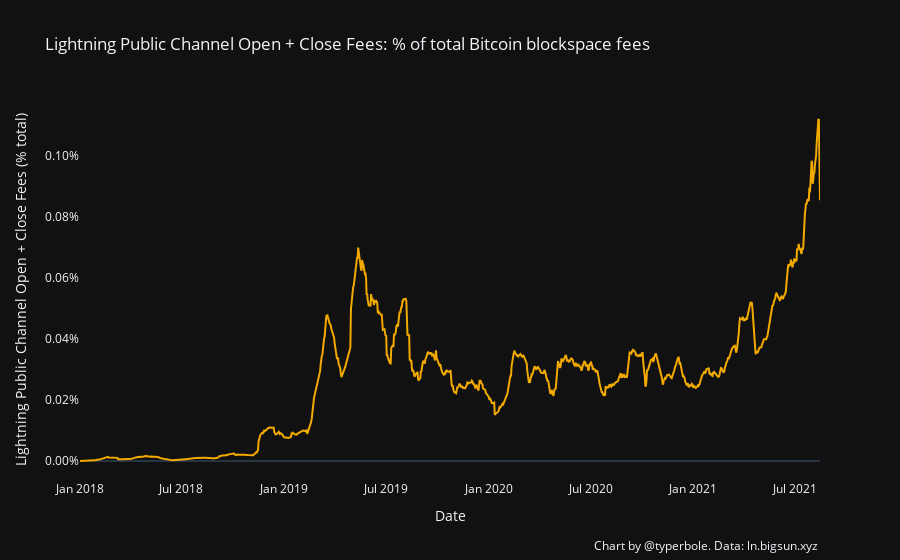

Source (notebook cell):
### Code cell
chart_utils.single_axis_chart2(
    fees.loc[fees.date >= '2018-01-01'], x_series='date', 
    y_series='lightning_pct_28d',
    x_axis_title='Date',
    y_series_axis_format= ',.2%',
    y_series_title='Lightning Public Channel Open + Close Fees (% total)',
    title='Lightning Public Channel Open + Close Fees: % of total Bitcoin blockspace fees',
    data_source="ln.bigsun.xyz",
    halving_lines=False,
)

### Figure 1 — Plotly figure (JSON) as saved in the notebook; plotly's stock layout.template omitted (floating-point values rounded to 4 significant figures; data arrays with more than 128 entries replaced by an {"elided": "..."} marker saying what was removed)
{"data": [{"marker": {"color": "rgb(242, 169, 0)"}, "name": "lightning_pct_28d", "type": "scatter", "x": {"elided": "1323 str values"}, "xaxis": "x", "y": {"elided": "1323 float values"}, "yaxis": "y"}], "layout": {"annotations": [{"showarrow": false, "text": "Chart by @typerbole. Data: ln.bigsun.xyz", "x": 1, "xanchor": "right", "xref": "paper", "xshift": 0, "y": -0.2, "yanchor": "auto", "yref": "paper", "yshift": 0}], "hovermode": "x unified", "legend": {"orientation": "h"}, "showlegend": false, "title": {"text": "Lightning Public Channel Open + Close Fees: % of total Bitcoin blockspace fees"}, "xaxis": {"anchor": "y", "domain": [0, 1], "showgrid": false, "title": {"text": "Date"}}, "yaxis": {"anchor": "x", "domain": [0, 1], "showgrid": false, "tickformat": ",.2%", "title": {"text": "Lightning Public Channel Open + Close Fees (% total)"}, "type": "linear"}}}
